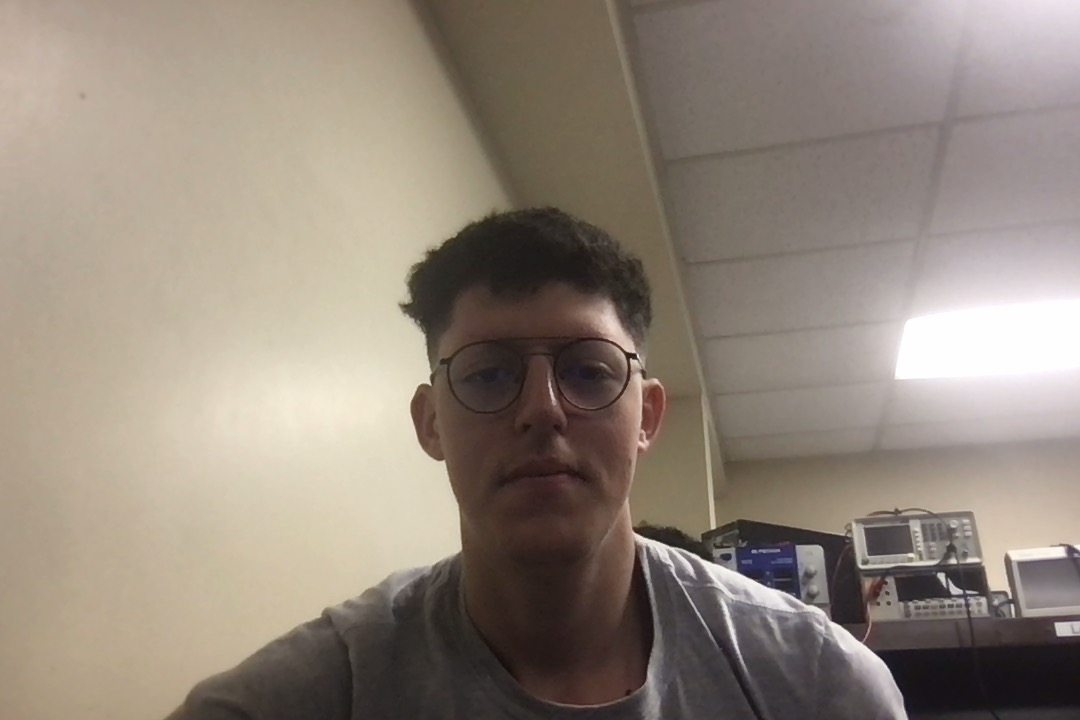
#> input picture OpenCV/Ref_image.png, 1080 x 720 px
$ python -i Objectavoidance.py   (imports and definitions only)   (older library calls are emulated)
#> lines starting #> are read from the running program, lines starting #| are printed output that depends on the picture; after the words box and inside, x2 and y2 are one past the last pixel; in counts of white or black regions, pixels touching at a corner belong together
#> further down, picture is the input picture: shape (720, 1080, 3); mean B, G, R 123.5, 135, 146.6
# install opencv "pip install opencv-python"
import cv2
from pymavlink import mavutil
import time
import imutils
import numpy as np
# [1 line that did not run here, left out]


def wait_conn():
    """
    Sends a ping to stabilish the UDP communication and awaits for a response
    """
    msg = None
    while not msg:
        master.mav.ping_send(
            int(time.time() * 1e6),  # Unix time in microseconds
            0,  # Ping number
            0,  # Request ping of all systems
            0  # Request ping of all components
        )
        msg = master.recv_match()
        time.sleep(0.5)


def manualControl(x, y, z):

    for i in range(200):
        master.mav.manual_control_send(
            master.target_system,
            x,  # x
            y,  # y
            z,  # z
            0,  # r
            0)  # buttons

# [2 lines not run here, left out]
boot_time = time.time()
# [8 lines not run here, left out]
# Setting the mode to manual
mode = 'MANUAL'
# [1 line that did not run here, left out]
# [4 lines not run here, left out]


 # buttons
# distance from camera to object(face) measured
# centimeter
Known_distance = 150

# width of face in the real world or Object Plane
# centimeter
Known_width = 10

# Colors
GREEN = (0, 255, 0)
RED = (0, 0, 255)
WHITE = (255, 255, 255)
BLACK = (0, 0, 0)
BLUE = (255, 0, 0)

#lower and upper bound colors
lower = np.array([0, 114, 114])
upper = np.array([28, 247, 255])

# defining the fonts
fonts = cv2.FONT_HERSHEY_SIMPLEX
Kernal = np.ones((3, 3), np.uint8)


# focal length finder function
def Focal_Length_Finder(measured_distance, real_width, width_in_rf_image):

    # finding the focal length
    focal_length = (width_in_rf_image * measured_distance) / real_width
    return focal_length

# distance estimation function
def Distance_finder(Focal_Length, real_face_width, face_width_in_frame):

    distance = (real_face_width * Focal_Length)/face_width_in_frame

    # return the distance
    return distance

    # return the face width in pixel
def filter(image):
    gray = cv2.cvtColor(image, cv2.COLOR_BGR2HSV)
#> gray: shape (720, 1080, 3); mean H, S, V 34.3, 45.6, 146.7
    lb = lower
    ub = upper
    mask = cv2.inRange(gray, lb, ub)
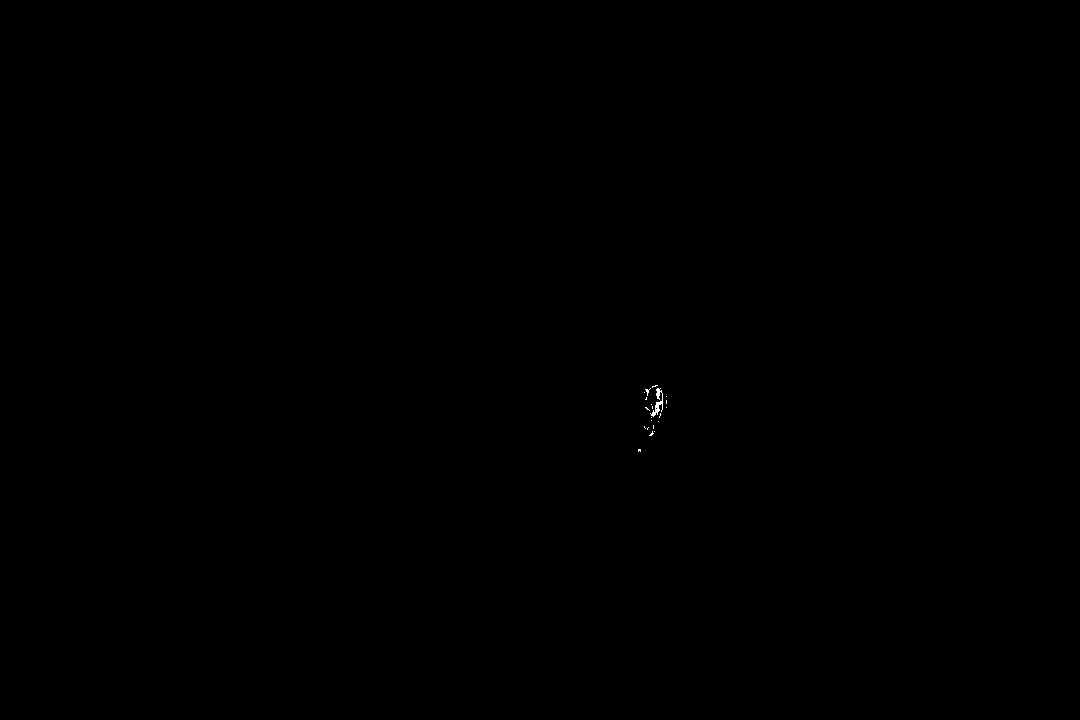
#> mask: shape (720, 1080); 0.03% white in thin lines or dots, all inside (x1, y1, x2, y2) = (638, 385, 667, 452)
    edged = cv2.morphologyEx(mask, cv2.MORPH_OPEN, Kernal)
#> edged: shape (720, 1080); 0.01% white; 3 white regions
        # find the contours in the edged image and keep the largest one;
        # we'll assume that this is our piece of paper in the image
    cnts = cv2.findContours(edged.copy(), cv2.RETR_LIST, cv2.CHAIN_APPROX_NONE)
#> cnts = 3 contours, 2 with area under 20; largest, box (x1, y1, x2, y2) and area: (655, 401, 663, 408) 22
    cnts = imutils.grab_contours(cnts)
    c= max(cnts, key = cv2.contourArea)
#> c = contour of 22 points, box (x1, y1, x2, y2) (655, 401, 663, 408), area 22
    marker=cv2.minAreaRect(c)
#> marker = ((658.5, 404), (6, 7), -90)
    box = cv2.cv.BoxPoints(marker) if imutils.is_cv2() else cv2.boxPoints(marker)
#> box = ((662, 407), (655, 407), (655, 401), (662, 401))
    box = np.int0(box)
#> box = [[662, 407], [655, 407], [655, 401], [662, 401]]
    cv2.drawContours(image, [box], -1, (0, 255, 0), 2)
#> image: shape (720, 1080, 3); 0.01% of pixels changed, all inside (x1, y1, x2, y2) = (654, 400, 664, 409)

    return marker[1][0]

# reading reference_image from directory
# [1 line not run here, left out]

# find the face width(pixels) in the reference_image
# [1 line that did not run here, left out]

# get the focal by calling "Focal_Length_Finder"
# face width in reference(pixels),
# Known_distance(centimeters),
# known_width(centimeters)
# [2 lines that did not run here, left out]

# [75 lines not run here, left out]

>>> import cv2
>>> picture = cv2.imread('Ref_image.png')
>>> result = filter(picture)
#> result = 6
